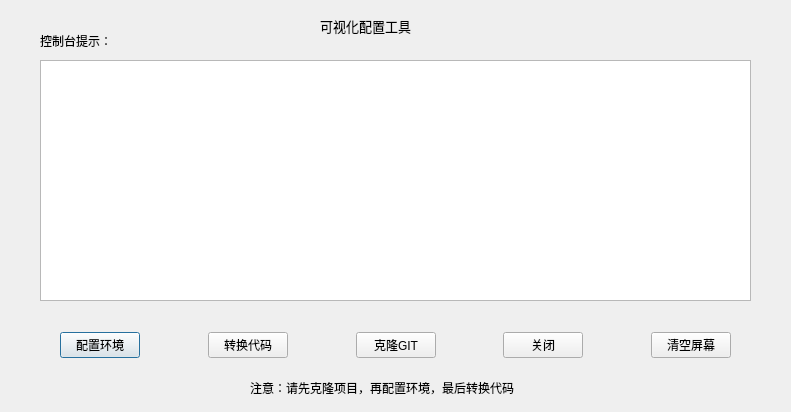
<?xml version="1.0" encoding="UTF-8"?>
<ui version="4.0">
 <class>visual</class>
 <widget class="QDialog" name="visual">
  <property name="geometry">
   <rect>
    <x>0</x>
    <y>0</y>
    <width>791</width>
    <height>412</height>
   </rect>
  </property>
  <property name="windowTitle">
   <string>可视化</string>
  </property>
  <widget class="QLabel" name="label">
   <property name="geometry">
    <rect>
     <x>40</x>
     <y>20</y>
     <width>91</width>
     <height>41</height>
    </rect>
   </property>
   <property name="text">
    <string>控制台提示：</string>
   </property>
  </widget>
  <widget class="QTextEdit" name="textEdit">
   <property name="geometry">
    <rect>
     <x>40</x>
     <y>60</y>
     <width>711</width>
     <height>241</height>
    </rect>
   </property>
  </widget>
  <widget class="QWidget" name="layoutWidget">
   <property name="geometry">
    <rect>
     <x>60</x>
     <y>330</y>
     <width>671</width>
     <height>30</height>
    </rect>
   </property>
   <layout class="QHBoxLayout" name="horizontalLayout">
    <item>
     <widget class="QPushButton" name="check">
      <property name="text">
       <string>配置环境</string>
      </property>
     </widget>
    </item>
    <item>
     <spacer name="horizontalSpacer">
      <property name="orientation">
       <enum>Qt::Horizontal</enum>
      </property>
      <property name="sizeHint" stdset="0">
       <size>
        <width>40</width>
        <height>20</height>
       </size>
      </property>
     </spacer>
    </item>
    <item>
     <widget class="QPushButton" name="trans">
      <property name="text">
       <string>转换代码</string>
      </property>
     </widget>
    </item>
    <item>
     <spacer name="horizontalSpacer_2">
      <property name="orientation">
       <enum>Qt::Horizontal</enum>
      </property>
      <property name="sizeHint" stdset="0">
       <size>
        <width>40</width>
        <height>20</height>
       </size>
      </property>
     </spacer>
    </item>
    <item>
     <widget class="QPushButton" name="git">
      <property name="text">
       <string>克隆GIT</string>
      </property>
     </widget>
    </item>
    <item>
     <spacer name="horizontalSpacer_3">
      <property name="orientation">
       <enum>Qt::Horizontal</enum>
      </property>
      <property name="sizeHint" stdset="0">
       <size>
        <width>40</width>
        <height>20</height>
       </size>
      </property>
     </spacer>
    </item>
    <item>
     <widget class="QPushButton" name="close">
      <property name="text">
       <string>关闭</string>
      </property>
     </widget>
    </item>
    <item>
     <spacer name="horizontalSpacer_4">
      <property name="orientation">
       <enum>Qt::Horizontal</enum>
      </property>
      <property name="sizeHint" stdset="0">
       <size>
        <width>40</width>
        <height>20</height>
       </size>
      </property>
     </spacer>
    </item>
    <item>
     <widget class="QPushButton" name="clear">
      <property name="text">
       <string>清空屏幕</string>
      </property>
     </widget>
    </item>
   </layout>
  </widget>
  <widget class="QLabel" name="label_2">
   <property name="geometry">
    <rect>
     <x>250</x>
     <y>380</y>
     <width>361</width>
     <height>16</height>
    </rect>
   </property>
   <property name="text">
    <string>注意：请先克隆项目，再配置环境，最后转换代码</string>
   </property>
  </widget>
  <widget class="QLabel" name="label_3">
   <property name="geometry">
    <rect>
     <x>320</x>
     <y>10</y>
     <width>121</width>
     <height>31</height>
    </rect>
   </property>
   <property name="font">
    <font>
     <pointsize>10</pointsize>
    </font>
   </property>
   <property name="text">
    <string>可视化配置工具</string>
   </property>
  </widget>
 </widget>
 <resources/>
 <connections/>
</ui>
